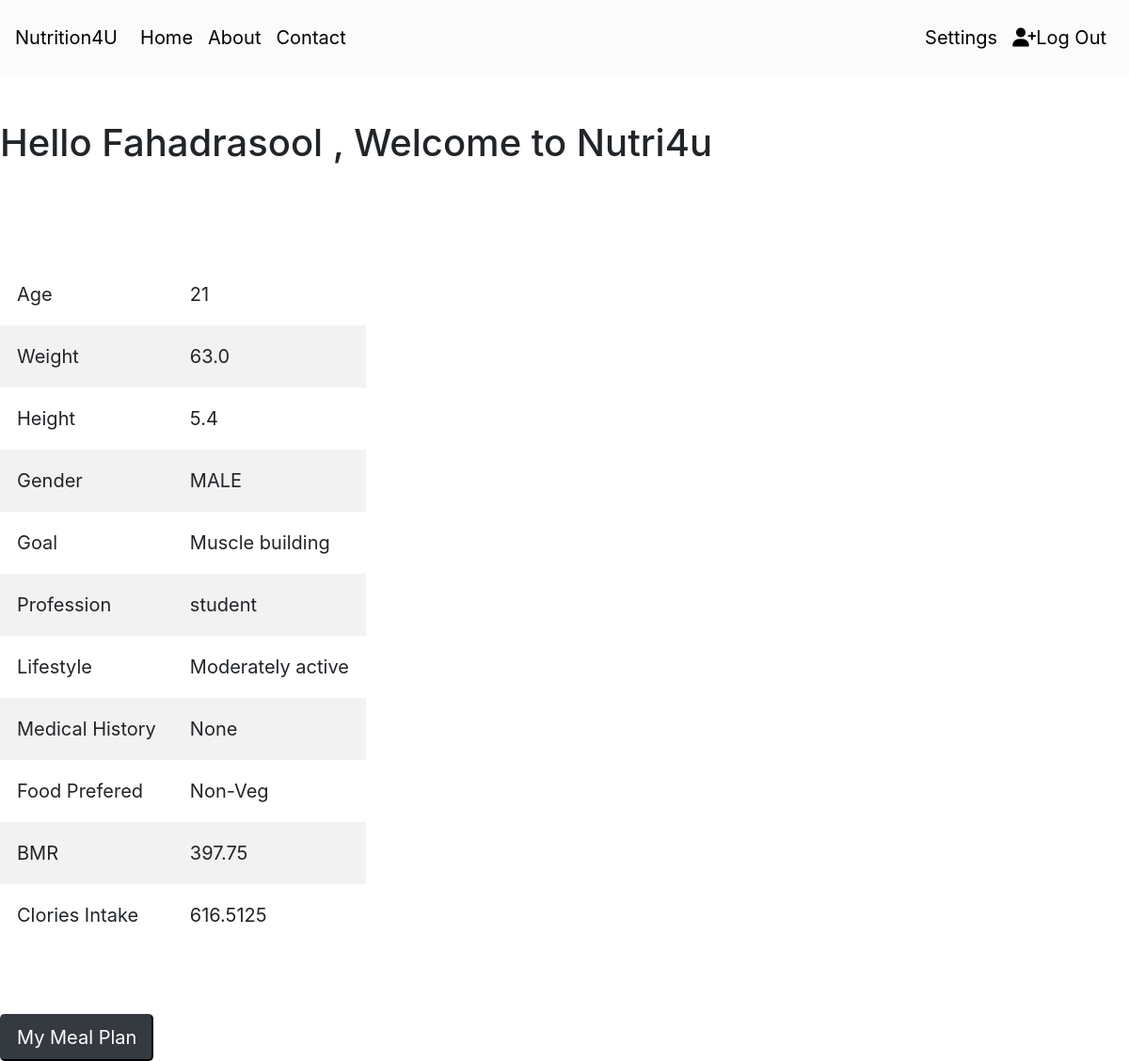
/profile/ (signed in), run on the app's committed database.
### templateapp/models.py (models this page shows, shortened)
class User_infor(models.Model):
	user = models.OneToOneField(User, null=True, on_delete=models.CASCADE)
	user_dob=models.CharField(max_length=30,)
	user_weight=models.FloatField(blank=False)
	user_height=models.FloatField(blank=False)
	user_gender=models.CharField(choices=Gender,max_length=30,)
	user_goal=models.CharField(choices=Goal,max_length=30,)
	user_profession=models.CharField(max_length=30,)
	user_lifestyle=models.CharField(choices=lifestyle,max_length=30,)
	user_medicalhistory=models.CharField(max_length=30,)
	user_foodprefer=models.CharField(choices=foodprefer,max_length=30)

### templateapp/views.py (the view)
# urls.py: path('profile/',views.profile,name='profile'),
def profile(request):
	info = User_infor.objects.get(user=request.user)
	if info.user_gender == 'Male':
		BMR = 10 * float(info.user_weight) + 6.25 * float(info.user_height) - 5 * int(info.user_dob) + 5
	else:
		BMR = 10 * float(info.user_weight) + 6.25 * float(info.user_height) - 5 * int(info.user_dob) - 161
	if info.user_lifestyle == 'Sedentary':
		calories = BMR * 1.2
	if info.user_lifestyle == 'Lightly active':
		calories = BMR * 1.375
	if info.user_lifestyle == 'Moderately active':
		calories = BMR * 1.55
	if info.user_lifestyle == 'Very active':
		calories = BMR * 1.725
	if info.user_lifestyle == 'Extremely active':
		calories = BMR * 1.9
	context ={'info':info,'BMR':BMR,'calories':calories}
	return render(request,"templateapp/profile.html",context)

### templates/templateapp/profile.html (shortened to what this page needs)
<!DOCTYPE html>
<html lang="en">
{% load static %}
<head>
<link href="{% static 'css/mealplan.css' %}" rel="stylesheet" type="text/css">
   <link rel="stylesheet" type="text/css" href="https://stackpath.bootstrapcdn.com/bootstrap/4.3.1/css/bootstrap.min.css">
  <link rel="stylesheet" href="https://maxcdn.bootstrapcdn.com/bootstrap/4.4.1/css/bootstrap.min.css">
</head>
<body>
 <nav class="my-navbar navbar navbar-expand-lg ">
    <a class="navbar-brand" href="#">Nutrition4U</a>
    <div class="collapse navbar-collapse" id="navbarNavAltMarkup">
      <div class="navbar-nav">
        <a class="nav-item nav-link active" href="#">Home<span class="sr-only">(current)</span></a>
        <a class="nav-item nav-link" href="#">About</a>
        <a class="nav-item nav-link"  data-toggle="modal" data-target="#modalContactForm" href="#">Contact</a>
      </div>
    </div>
    <div class="navbar-nav navbar-right" >
      <a class="nav-item nav-link" href="{% url 'account_setting'%}">Settings</a>
      {%if user.is_authenticated %}
        <a class="nav-item nav-link" href="{% url 'loginpage'%}"><i class="fas fa-user-plus"></i>Log Out</a>
      {%endif%}
    </div>
  </nav><br><br>
<h1>Hello {{user.username}} , Welcome to Nutri4u</h1>
    <br>
    <br>
    <br>
    <br>
  <table>
    <tr>
      <td>Age</td>
      <td>{{info.user_dob}}</td>
    </tr>
     <tr>
      <td>Weight</td>
      <td>{{info.user_weight}}</td>
    </tr>
     <tr>
      <td>Height</td>
      <td>{{info.user_height}}</td>
    </tr>
     <tr>
      <td>Gender</td>
      <td>{{info.user_gender}}</td>
    </tr>
     <tr>
      <td>Goal</td>
      <td>{{info.user_goal}}</td>
    </tr>
     <tr>
      <td>Profession</td>
      <td>{{info.user_profession}}</td>
    </tr>
     <tr>
      <td>Lifestyle</td>
      <td>{{info.user_lifestyle}}</td>
    </tr>
     <tr>
      <td>Medical History</td>
      <td>{{info.user_medicalhistory}}</td>
    </tr>
     <tr>
      <td>Food Prefered</td>
      <td>{{info.user_foodprefer}}</td>
    </tr>
    <tr>
      <td>BMR</td>
      <td>{{BMR}}</td>
    </tr>
        <tr>
      <td>Clories Intake</td>
      <td>{{calories}}</td>
    </tr>
 </table>
    <br>
    <br>
    <br>
    <button  class="bt btn-dark btn-lg" onclick="window.location.href = 'mealplan';">My Meal Plan</button>
</body>

### static/css/mealplan.css (style rules this page uses)
th, td { text-align: left; padding: 18px; font-size: 20px; }
tr:nth-child(even) { background-color: #f2f2f2; }
.my-navbar { background-color: rgba(0,0,0,0.015); height: 80px; position:fixed; top: 0; }
.navbar-brand { color:black; font-size:30px; font-weight: 500px; }
.nav-item { color: black; font-size:20px; font-weight: 500px; }

### data on the page
User_infor: user_dob "21", user_weight "63.0", user_height "5.4", user_gender "MALE", user_goal "Muscle building", user_profession "student", user_lifestyle "Moderately active", user_medicalhistory "None", user_foodprefer "Non-Veg"

### other printed values
{{ user.username }} "Fahadrasool"
{{ BMR }} "397.75"
{{ calories }} "616.5125"
